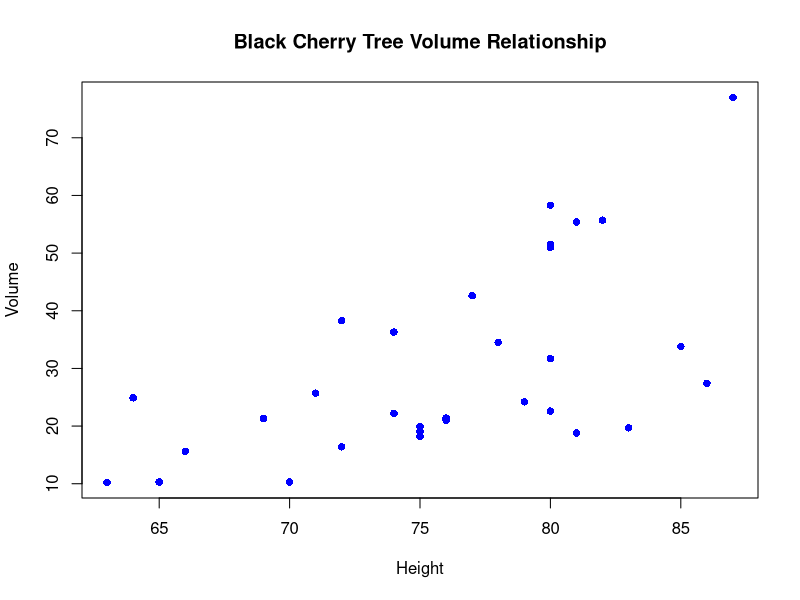
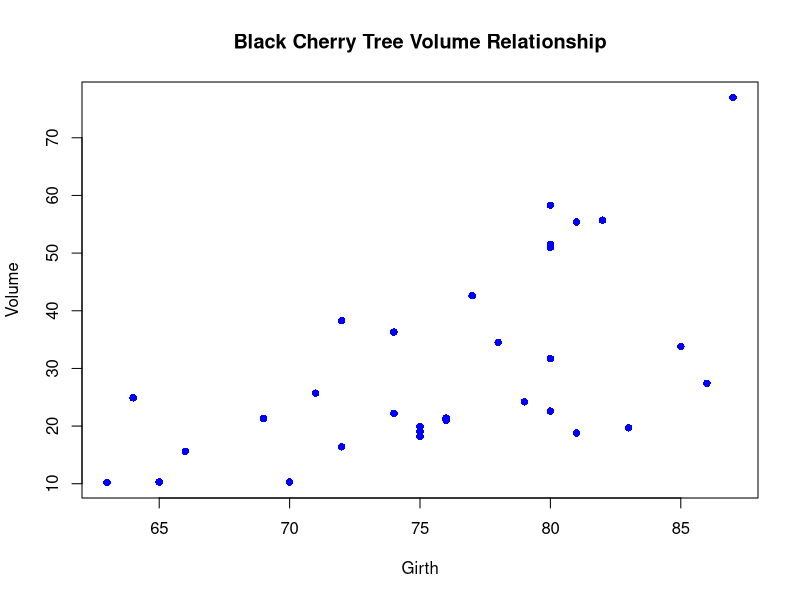
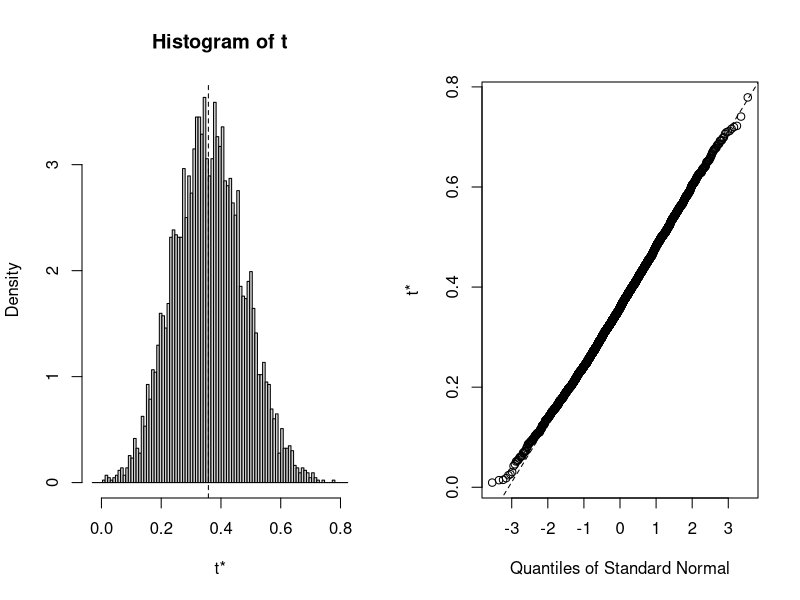
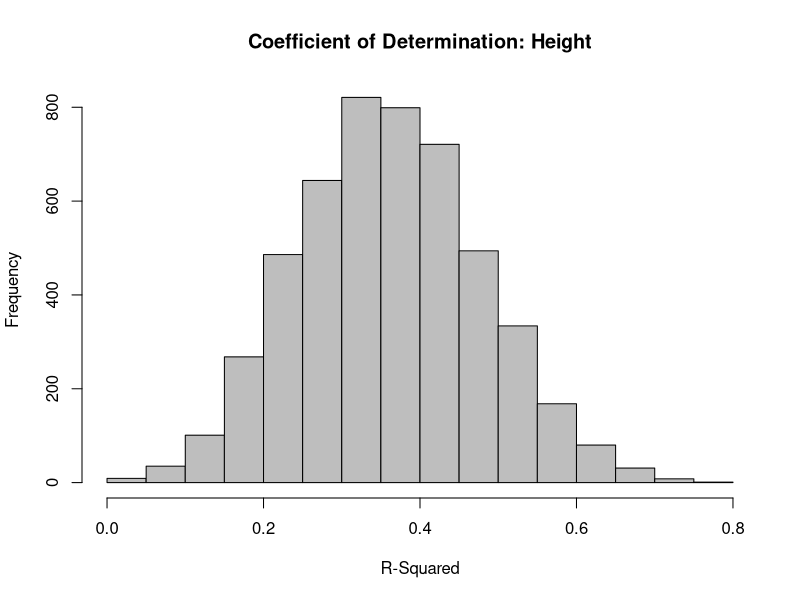
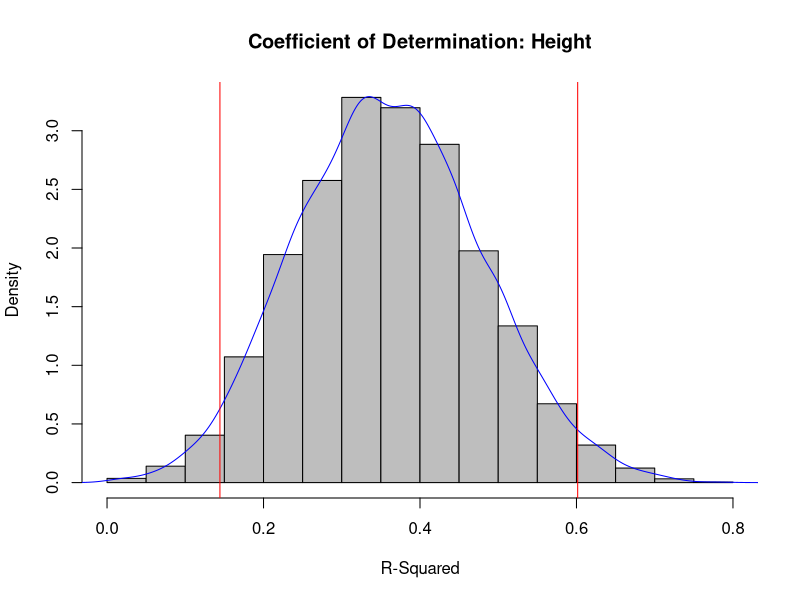
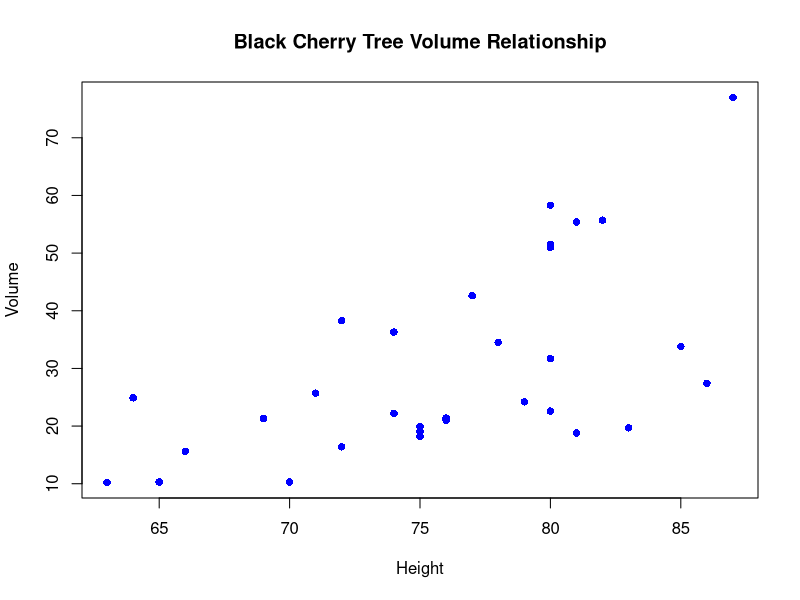
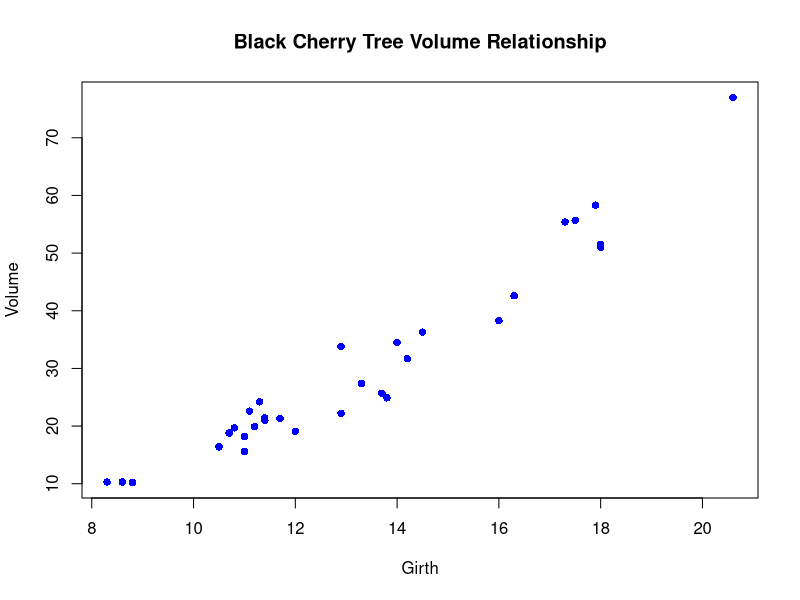
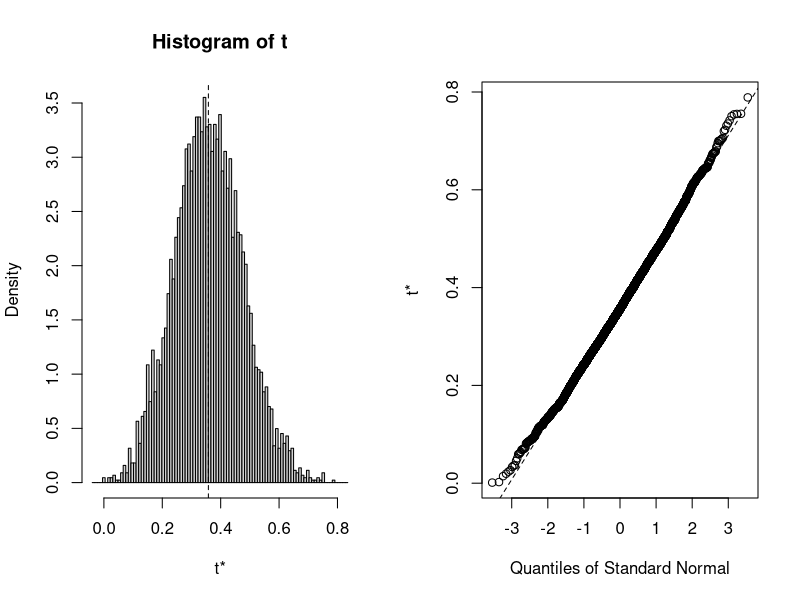

Here is the R script that generated these plots, in order:
# http://people.tamu.edu/~alawing/materials/ESSM689/Btutorial.pdf


# https://www.statmethods.net/advstats/bootstrapping.html

library(boot)
head(trees)

plot(Volume ~ Height,  data = trees,
     main = 'Black Cherry Tree Volume Relationship',
     xlab = 'Height',
     ylab = 'Volume',
     pch  = 16,
     col  = 'blue'
)


plot(Volume ~ Height, data = trees,
     main = 'Black Cherry Tree Volume Relationship',
     xlab = 'Girth',
     ylab = 'Volume',
     pch  = 16,
     col  = 'blue')

# foo = function(parameter1, parameter2, ... parametern) {
#     bar = * do something to data passed as parameters * return(bar)
# }

sample_mean <- function(data, indices) {
    sample = data[indices,]
    bar    = mean(sample)
    return(bar)
}

# Calculate the mean of the bootstrap sample

# Creates the bootstrap sample (i.e., subset the provided data by the “indices” parameter).  “indices” is automatically provided by the “boot” function; this is the sampling with replacement portion of bootstrapping

volume_estimate = function(data, indices)
{

        d = data[indices,]
        H_relationship = lm(d$Volume ~ d$Height, data = d)
        H_r_sq = summary(H_relationship)$r.square

        G_relationship = lm(d$Volume ~ d$Girth, data = d)
        G_r_sq = summary(G_relationship)$r.square

        G_H_ratio = d$Girth / d$Height
        G_H_relationship = lm(d$Volume ~ G_H_ratio, data = d)

        G_H_r_sq = summary(G_H_relationship)$r.square
        combined_relationship = lm(d$Volume ~ d$Height + d$Girth, data = d)

        combined_r_sq = summary(combined_relationship)$r.square
        combined_2_relationship = lm(d$Volume ~ d$Height + d$Girth + G_H_ratio, data = d)

        combined_2_r_sq = summary(combined_2_relationship)$r.square
        relationships = c(H_r_sq, G_r_sq, G_H_r_sq, combined_r_sq, combined_2_r_sq)

        return(relationships)
}

# Conduct the bootstrapping–Use “boot” function:
results = boot(data = trees, statistic = volume_estimate, R = 5000)

print(results)

plot(results, index = 1)
# relationships = c(H_r_sq, G_r_sq, G_H_r_sq, combined_r_sq, combined_2_r_sq)

confidence_interval_H = boot.ci(results, index = 1, conf = 0.95, type = "bca")
print(confidence_interval_H)

ci_H = confidence_interval_H$bca[ , c(4, 5)]
print(ci_H)


hist(results$t[,1],
     main = 'Coefficient of Determination: Height',
     xlab = 'R-Squared',
     col = 'grey')

hist(results$t[,1],
     main = 'Coefficient of Determination: Height',
     xlab = 'R-Squared',
     col = 'grey',
     prob = T)
lines(density(results$t[,1]), col = 'blue')

abline(v = ci_H, col = 'red')


# Tutorial ====================================================================
# http://people.tamu.edu/~alawing/materials/ESSM689/Btutorial.R

# Load the "boot" library, which contains the bootstrap functionality.
library(boot)

# Investigate the 'trees' dataset.  Interested in what is a better estimator of
# tree volume: height or girth.
head(trees)

# View scatterplot of girth vs. volume and height vs. volume
plot(
    trees$Volume ~ trees$Height,
    main = 'Black Cherry Tree Volume Relationship',
    xlab = 'Height',
    ylab = 'Volume',
    pch = 16,
    col = 'blue'
)
plot(
    trees$Volume ~ trees$Girth,
    main = 'Black Cherry Tree Volume Relationship',
    xlab = 'Girth',
    ylab = 'Volume',
    pch = 16,
    col = 'blue'
)

# Create function that will be applied to each bootstrap sample
# Evalutate a series of linear regressions to see which variable combinations
# result in the highest coefficients of determination to model Black Cherry tree volume.
volume_estimate = function(data, indices) {
    d = data[indices,]
    H_relationship = lm(d$Volume ~ d$Height, data = d)
    H_r_sq = summary(H_relationship)$r.square
    G_relationship = lm(d$Volume ~ d$Girth, data = d)
    G_r_sq = summary(G_relationship)$r.square
    G_H_ratio = d$Girth / d$Height
    G_H_relationship = lm(d$Volume ~ G_H_ratio, data = d)
    G_H_r_sq = summary(G_H_relationship)$r.square
    combined_relationship = lm(d$Volume ~ d$Height + d$Girth, data = d)
    combined_r_sq = summary(combined_relationship)$r.square
    combined_2_relationship = lm(d$Volume ~ d$Height + d$Girth + G_H_ratio, data = d)
    combined_2_r_sq = summary(combined_2_relationship)$r.square
    #try removing height from combined_2 to show that although height on its own is not very predictive,
    #it adds value to the combined_2 model
    relationships = c(H_r_sq, G_r_sq, G_H_r_sq, combined_r_sq, combined_2_r_sq)
    return(relationships)
}

# Execute the bootstrap function
results = boot(data = trees,
               statistic = volume_estimate,
               R = 5000)

# View the results of the bootstrap
print(results)

#Plot the results of the bootstrap
# Height
plot(results, index = 1)
# Girth
plot(results, index = 2)
# Girth / Height
plot(results, index = 3)
# Girth and Height
plot(results, index = 4)
# Girth, Height, and Girth / Height
plot(results, index = 5)

# Calculate and view the 95% confidence interval using the 'Bias corrected and accelerated method'
# Note that this is calculated for each item (i.e., each linear model) in the bootstrap object.

# Height
confidence_interval_H = boot.ci(results,
                                index = 1,
                                conf = 0.95,
                                type = 'bca')
print(confidence_interval_H)
ci_H = confidence_interval_H$bca[, c(4, 5)]
print(ci_H)

# Girth
confidence_interval_G = boot.ci(results,
                                index = 2,
                                conf = 0.95,
                                type = 'bca')
print(confidence_interval_G)
ci_G = confidence_interval_G$bca[, c(4, 5)]
print(ci_G)

# Girth / Height
confidence_interval_GH = boot.ci(results,
                                 index = 3,
                                 conf = 0.95,
                                 type = 'bca')
print(confidence_interval_GH)
ci_GH = confidence_interval_GH$bca[, c(4, 5)]
print(ci_GH)

# Girth and Height
confidence_interval_com = boot.ci(results,
                                  index = 4,
                                  conf = 0.95,
                                  type = 'bca')
print(confidence_interval_com)
ci_com = confidence_interval_com$bca[, c(4, 5)]
print(ci_com)

# Girth, Height, and Girth / Height
confidence_interval_com2 = boot.ci(results,
                                   index = 5,
                                   conf = 0.95,
                                   type = 'bca')
print(confidence_interval_com2)
ci_com2 = confidence_interval_com2$bca[, c(4, 5)]
print(ci_com2)

# Visualize R-Squared values for the various linear models
# View kernel density estimates and 95% confidence intervals

hist(results$t[, 1],
     main = 'Coefficient of Determination: Height',
     xlab = 'R-Squared',
     col = 'grey')
hist(
    results$t[, 1],
    main = 'Coefficient of Determination: Height',
    xlab = 'R-Squared',
    col = 'grey',
    prob = T
)
lines(density(results$t[, 1]), col = 'blue')
abline(v = ci_H, col = 'red')

hist(results$t[, 2],
     main = 'Coefficient of Determination: Girth',
     xlab = 'R-Squared',
     col = 'grey')
hist(
    results$t[, 2],
    main = 'Coefficient of Determination: Girth',
    xlab = 'R-Squared',
    col = 'grey',
    prob = T
)
lines(density(results$t[, 2]), col = 'blue')
abline(v = ci_G, col = 'red')

hist(results$t[, 3],
     main = 'Coefficient of Determination: Girth / Height',
     xlab = 'R-Squared',
     col = 'grey')
hist(
    results$t[, 3],
    main = 'Coefficient of Determination: Girth / Height',
    xlab = 'R-Squared',
    col = 'grey',
    prob = T
)
lines(density(results$t[, 3]), col = 'blue')
abline(v = ci_GH, col = 'red')

hist(results$t[, 4],
     main = 'Coefficient of Determination: Girth and Height',
     xlab = 'R-Squared',
     col = 'grey')
hist(
    results$t[, 4],
    main = 'Coefficient of Determination: Girth and Height',
    xlab = 'R-Squared',
    col = 'grey',
    prob = T
)
lines(density(results$t[, 4]), col = 'blue')
abline(v = ci_com, col = 'red')

hist(results$t[, 5],
     main = 'Coefficient of Determination: Girth, Height, and Girth / Height',
     xlab = 'R-Squared',
     col = 'grey')
hist(
    results$t[, 5],
    main = 'Coefficient of Determination: Girth, Height, and Girth / Height',
    xlab = 'R-Squared',
    col = 'grey',
    prob = T
)
lines(density(results$t[, 5]), col = 'blue')
abline(v = ci_com2, col = 'red')



# Demo ========================================================================
# http://people.tamu.edu/~alawing/materials/ESSM689/Bdemo.R

# Load the "boot" library, which contains the bootstrap functionality.
library(boot)

# Create a subset of data from "iris" dataset.  Get 10 of species versicolor and 10
# of species virginica.  Get sepal width information as well.
small_iris = iris[c(51:60, 101:110), c("Sepal.Width", "Species")]

# View the data.
small_iris
summary(small_iris)
boxplot(small_iris$Sepal.Width ~ small_iris$Species,
        xlab = 'Species',
        ylab = 'Sepal Width')
mean_difference_original = mean(small_iris$Sepal.Width[small_iris$Species == 'versicolor']) - mean(small_iris$Sepal.Width[small_iris$Species == 'virginica'])
cat("The difference in mean sepal width is", mean_difference_original)

## Null and alternative hypotheses to be tested ##
# H0: There is no difference in mean sepal width between virginica and versicolor
# Ha: There is a difference in mean sepal width between virginica and versicolor


# Create a function that will calculate the mean difference in sepal width
# between the two species.  This is the function that will be called on each
# sample created by the bootstrap procedure.
delta_mean_width = function(data, indices) {
    # Allows the boot function to resample the original dataset with replacement, creating
    # the individual bootstrap samples.
    d = data[indices, ]
    # Calculates the difference in the mean sepal width of the two species.
    # Notice that the function operates on 'd', the newly created sample, and not on the original sample 'small_iris'
    mean_difference = mean(d$Sepal.Width[d$Species == 'versicolor']) - mean(d$Sepal.Width[d$Species == 'virginica'])
    return(mean_difference)
}

# Conduct the bootstrap procedure, R number of resamples. This is a non-parametric bootstrap.
results = boot(data = small_iris,
               statistic = delta_mean_width,
               R = 1000)
# View the output of the boot function
results
# View the plots of the resultant boot object
plot(results)
# Calculate and view the 95% confidence interval using the 'Bias corrected and accelerated method'
confidence_interval = boot.ci(results, conf = 0.95, type = 'bca')
print(confidence_interval)

# Get confidence interval values
ci = confidence_interval$bca[c(4, 5)]

# View first (and last) six results of the bootstrap.  These values are the respective
# sample number and mean sepal width difference.
head(results$t)
tail(results$t)

# Create a boxplot and histogram of the results to visualize the bootstrap process.
# 95% confidence intervals plotted in red, kernel density estimation plotted in blue
boxplot(results$t,
        main = 'Difference in Mean Sepal Width: Iris versicolor vs. Iris virginica',
        ylab = 'Difference in Mean Sepal Width (cm)',
        col = 'grey')
abline(h = ci, col = 'red')
hist(results$t,
     main = 'Difference in Mean Sepal Width: Iris versicolor vs. Iris virginica',
     xlab = 'Difference in Mean Sepal Width (cm)',
     col = 'grey')
hist(
    results$t,
    main = 'Difference in Mean Sepal Width: Iris versicolor vs. Iris virginica',
    xlab = 'Difference in Mean Sepal Width (cm)',
    col = 'grey',
    prob = T
)
lines(density(results$t), col = 'blue')
abline(v = ci, col = 'red')
